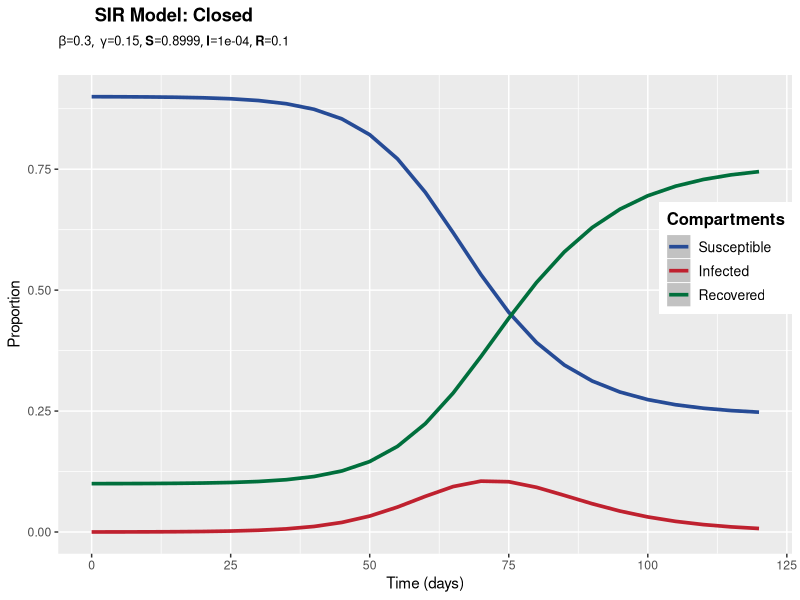
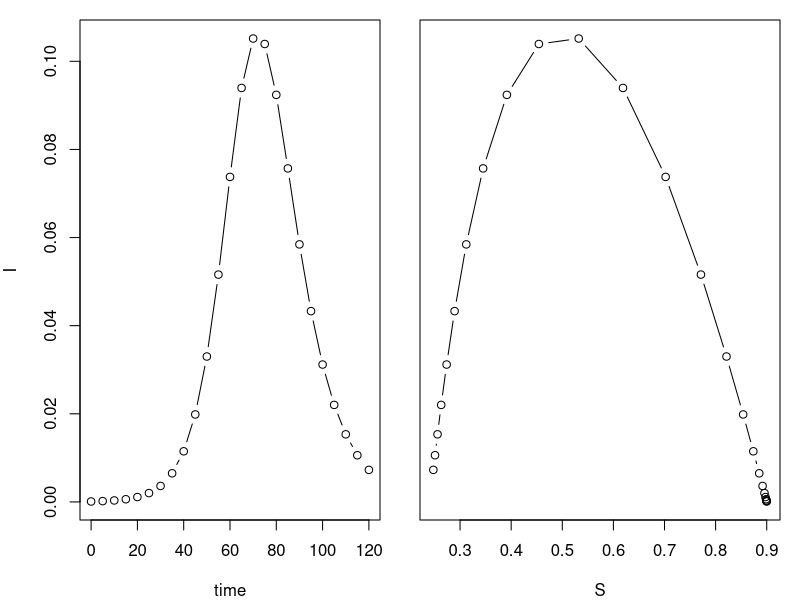
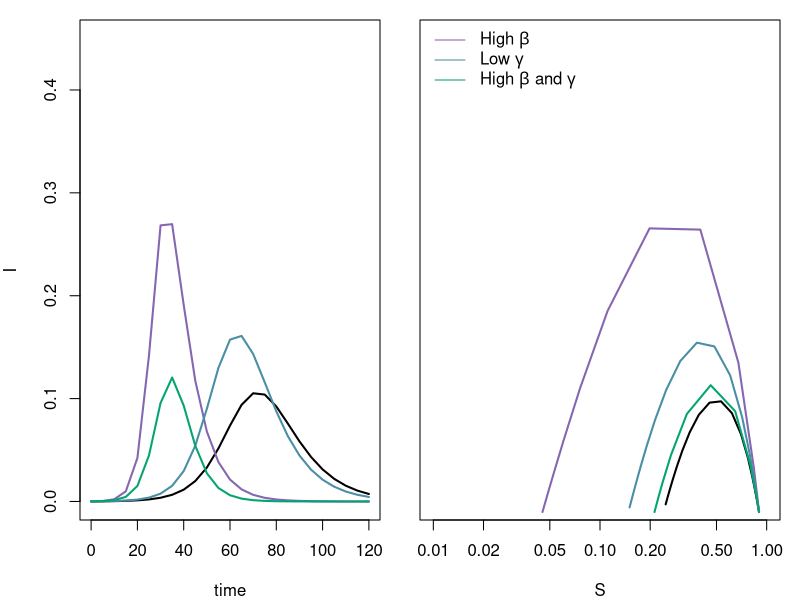
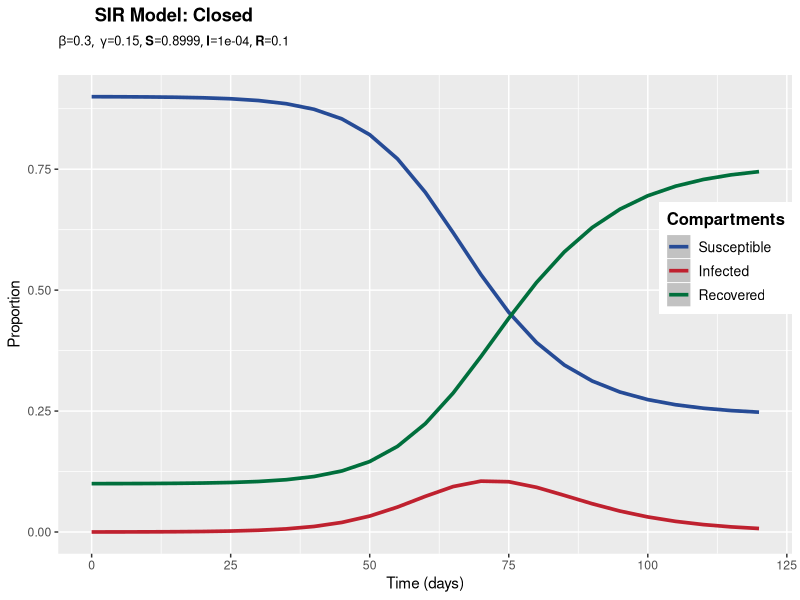

R code for these plots, in order: (Note: this script raises an error after producing the figures.)
### R code from vignette source 'deterministic-models.rnw'
### Encoding: UTF-8

###################################################
### code chunk number 1: deterministic-models.rnw:104-105
###################################################
require(deSolve)                          #deSolve library needed for this computing session
library(ggplot2)

###################################################
### code chunk number 2: deterministic-models.rnw:109-124
###################################################
sir.model.closed <- function (t, x, params) {    #here we begin a function with three arguments
  S <- x[1]                               #create local variable S, the first element of x
  I <- x[2]                               #create local variable I
  R <- x[3]                               #create local variable R
  with(                                   #we can simplify code using "with"
       as.list(params),                   #this argument to "with" lets us use the variable names
       {                                  #the system of rate equations
         dS <- -beta*S*I
         dI <- beta*S*I-gamma*I
         dR <- gamma*I
         dx <- c(dS,dI,dR)                #combine results into a single vector dx
         list(dx)                         #return result as a list
       }
       )
}

###################################################
### code chunk number 3: deterministic-models.rnw:133-136
###################################################
times <- seq(0,120,by=5)                    #function seq returns a sequence
params <- c(beta=0.3,gamma=0.15)             #function c "c"ombines values into a vector
xstart <- c(S=8999/10000,I=1/10000,R=1000/10000)     #initial conditions


###################################################
### code chunk number 4: deterministic-models.rnw:140-141
###################################################
out <- as.data.frame(ode(xstart,times,sir.model.closed,params))  #result stored in dataframe

###################################################
### exercise number 1: explore system dynamics at different parameter values
###################################################

title <- bquote("SIR Model: Closed")
subtit <- bquote(list(beta==.(params[1]),~gamma==.(params[2]), S==.(xstart[1]), I==.(xstart[2]), R==.(xstart[3])))

res<-ggplot(out,aes(x=time))+
  ggtitle(bquote(atop(bold(.(title)),atop(bold(.(subtit))))))+
  geom_line(aes(y=S,colour="Susceptible"), size =1.25)+
  geom_line(aes(y=I,colour="Infected"), size =1.25)+
  geom_line(aes(y=R,colour="Recovered"), size =1.25)+
  ylab(label="Proportion")+
  xlab(label="Time (days)")+
  theme(legend.justification=c(1,0), legend.position=c(1,0.5))+
  theme(legend.title=element_text(size=12,face="bold"),
        legend.background = element_rect(fill='#FFFFFF',
                                         size=0.5,linetype="solid"),
        legend.text=element_text(size=10),
        legend.key=element_rect(colour="#FFFFFF",
                                fill='#C2C2C2',
                                size=0.25,
                                linetype="solid"))+
  scale_colour_manual("Compartments",
                      breaks=c("Susceptible","Infected","Recovered"),
                      values=c("#264b96","#bf212f","#006f3c"))
print(res)

ggsave(plot=res,
       filename=paste0("SIRplot_","S", xstart[1],"_I", xstart[2],"_R", xstart[3],".png"),
       width=8,height=6,dpi=180)
getwd()

###################################################
### code chunk number 5: deterministic-models.rnw:144-149
###################################################
op <- par(fig=c(0,0.5,0,1),mar=c(4,4,1,1))                  #set graphical parameters
plot(I~time,data=out,type='b')                              #plot the I variable against time
par(fig=c(0.5,1,0,1),mar=c(4,1,1,1),new=T)                  #re-set graphical parameters
plot(I~S,data=out,type='b',yaxt='n',xlab='S')               #plot phase portrait
par(op)                                                     #re-set graphical parameters


###################################################
### exercise number 1: explore system dynamics at different parameter values
###################################################

params2 <- c(beta=0.5,gamma=1/7)             #larger value of beta
params3 <- c(beta=0.3,gamma=1/8)             #smaller value of gamma
params4 <- c(beta=0.6,gamma=2/7)             #multiply both by 2

out2 <- as.data.frame(lsoda(xstart,times,sir.model.closed,params2))
out3 <- as.data.frame(lsoda(xstart,times,sir.model.closed,params3))
out4 <- as.data.frame(lsoda(xstart,times,sir.model.closed,params4))

op <- par(fig=c(0,0.5,0,1),mar=c(4,4,1,1)) 
plot(I~time,data=out,type='l', lwd=2, ylim=c(0, 0.45))
lines(I~time,data=out2,type='l', lwd=2, col='#8566B1')
lines(I~time,data=out3,type='l',lwd=2, col='#498EA4')
lines(I~time,data=out4,type='l', lwd=2, col='#04A472')
par(fig=c(0.5,1,0,1),mar=c(4,1,1,1),new=T)
plot(I~S,data=out,type='l',lwd=2, log='x',yaxt='n',xlab='S', ylim=c(0.01, 0.45), xlim=c(0.01, 1))
lines(I~S,data=out2,type='l', lwd=2, col='#8566B1')
lines(I~S,data=out3,type='l', lwd=2, col='#498EA4')
lines(I~S,data=out4,type='l', lwd=2, col='#04A472')
legend('topleft', col=c('#8566B1','#498EA4','#04A472', lwd=2), legend=c(expression(paste("High ", beta)), expression(paste("Low ", gamma)), expression(paste("High ", beta, " and ", gamma))), lty=1, bty='n')
par(op)


###################################################
### exercise number 2: explore system dynamics at different initial conditions
###################################################

xstart2 <- c(S=9999/10000,I=1/10000,R=0)     #initial conditions

###################################################
### exercise number 3: an open SIR model
###################################################

sir.model.open <- function (t, x, params) {    #here we begin a function with three arguments
  S <- x[1]                               #create local variable S, the first element of x
  I <- x[2]                               #create local variable I
  R <- x[3]                               #create local variable R
  with(                                   #we can simplify code using "with"
    as.list(params),                   #this argument to "with" lets us use the variable names
    {                                  #the system of rate equations
      dS <- -beta*S*I + mu*(S+I+R) - mu(S)
      dI <- beta*S*I-gamma*I - mu(I)
      dR <- gamma*I - mu(R)
      dx <- c(dS,dI,dR)                #combine results into a single vector dx
      list(dx)                         #return result as a list
    }
  )
}

times <- seq(0,120,by=5)                    #function seq returns a sequence
params <- c(beta=0.3,gamma=0.15, mu = 0.02)             #function c "c"ombines values into a vector
xstart <- c(S=8999/10000,I=1/10000,R=1000/10000)     #initial conditions

out <- as.data.frame(ode(xstart,times,sir.model.open,params))  #result stored in dataframe

###################################################
### exercise number 4: an SIER model
###################################################

seir.model.closed <- function (t, x, params) {    #here we begin a function with three arguments
  S <- x[1]                               #create local variable S, the first element of x
  E <- x[2]                               #create local variable I
  I <- x[3]                               #create local variable R
  R <- x[4]
  with(                                   #we can simplify code using "with"
    as.list(params),                   #this argument to "with" lets us use the variable names
    {                                  #the system of rate equations
      dS <- -beta*S*I
      dE <- beta*S*I-omega*E
      dI <- omega*E - gamma*I
      dR <- gamma*I
      dx <- c(dS,dE,dI,dR)                #combine results into a single vector dx
      list(dx)                         #return result as a list
    }
  )
}

times <- seq(0,120,by=5)                    #function seq returns a sequence
params <- c(beta=0.3,gamma=0.15, omega = 0.2)             #function c "c"ombines values into a vector
xstart <- c(S=8999/10000,E=1/10000,I=0,R=1000/10000)     #initial conditions

out <- as.data.frame(ode(xstart,times,seir.model.closed,params))  #result stored in dataframe

res<-ggplot(out,aes(x=time))+
  ggtitle(bquote(atop(bold(.(title)),atop(bold(.(subtit))))))+
  geom_line(aes(y=S,colour="Susceptible"), size =1.25)+
  geom_line(aes(y=E,colour="Exposed"), size =1.25)+
  geom_line(aes(y=I,colour="Infected"), size =1.25)+
  geom_line(aes(y=R,colour="Recovered"), size =1.25)+
  ylab(label="Proportion")+
  xlab(label="Time (days)")+
  theme(legend.justification=c(1,0), legend.position=c(1,0.5))+
  theme(legend.title=element_text(size=12,face="bold"),
        legend.background = element_rect(fill='#FFFFFF',
                                         size=0.5,linetype="solid"),
        legend.text=element_text(size=10),
        legend.key=element_rect(colour="#FFFFFF",
                                fill='#C2C2C2',
                                size=0.25,
                                linetype="solid"))+
  scale_colour_manual("Compartments",
                      breaks=c("Susceptible","Exposed", "Infected","Recovered"),
                      values=c("#264b96","yellow","#bf212f","#006f3c"))
print(res)
